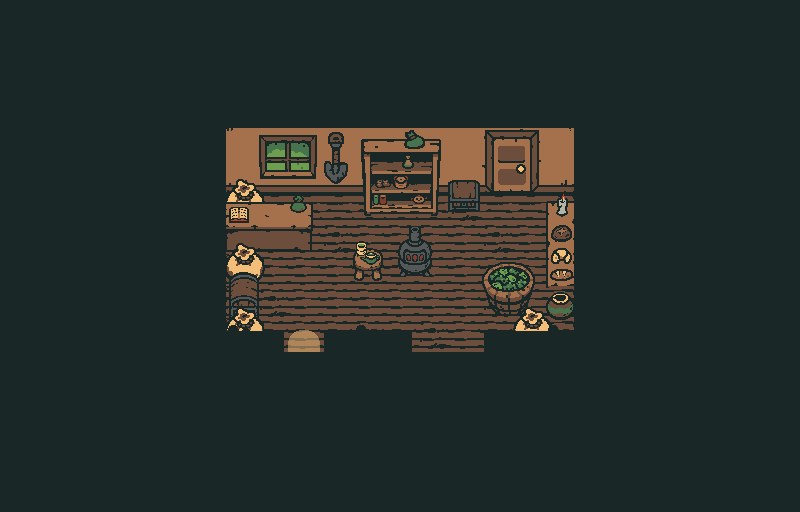

Tiled map render using the project's own tile images. Description and the map definition, with tile-layer contents summarised, below:
An orthogonal 25x16 tile map with 32x32 px tiles, 4 tile layers (FLOOR, MIDDLE, ABOVE, OVERHEAD), 2 tilesets and 32 objects (12x text, portal, shopkeep, smoke, wood).

<map version="1.0" tiledversion="1.0.2" orientation="orthogonal" renderorder="right-down" width="25" height="16" tilewidth="32" tileheight="32" nextobjectid="226">
 <tileset firstgid="1" source="tilesets/objects.tsx" />
 <tileset firstgid="5" source="tilesets/shop.tsx" />
 <layer name="FLOOR" width="25" height="16">
  <data>[400 cells, 384 non-empty, 17 distinct tile ids]</data>
 </layer>
 <layer name="MIDDLE" width="25" height="16">
  <data>[400 cells, 44 non-empty, 33 distinct tile ids]</data>
 </layer>
 <layer name="ABOVE" width="25" height="16">
  <data>[400 cells, 20 non-empty, 14 distinct tile ids]</data>
 </layer>
 <layer name="OVERHEAD" width="25" height="16">
  <data>[400 cells, 331 non-empty, 5 distinct tile ids]</data>
 </layer>
 <objectgroup color="#50734a" name="COLLISION" opacity="0.5">
  <object id="166" x="0" y="0" width="224" height="576" />
  <object id="167" x="224" y="0" width="352" height="192" />
  <object id="168" x="576" y="0" width="192" height="576" />
  <object id="169" x="224" y="360" width="64" height="216" />
  <object id="171" x="320" y="360" width="256" height="216" />
  <object id="188" x="288" y="392" width="32" height="184" />
  <object id="204" x="224" y="216" width="88" height="32" />
  <object id="205" x="320" y="344" width="96" height="16" />
  <object id="206" x="480" y="344" width="96" height="16" />
  <object id="207" x="224" y="344" width="64" height="16" />
  <object id="208" x="224" y="248" width="40" height="96" />
  <object id="209" x="544" y="216" width="32" height="88" />
  <object id="210" x="360" y="192" width="120" height="24" />
  <object id="212" x="512" y="320" width="40" height="24" />
  <object id="221" x="352" y="256" width="80" height="24" />
  <object id="222" x="480" y="280" width="56" height="32" />
 </objectgroup>
 <objectgroup name="ENTITIES" opacity="0.64">
  <object id="172" name="portal" gid="4" x="288" y="392" width="32" height="32">
   <properties>
    <property name="DEST" value="FOREST,33,42" />
    <property name="TYPE" value="PORTAL" />
   </properties>
  </object>
  <object id="178" name="text" gid="1" x="608" y="384" width="32" height="32">
   <properties>
    <property name="ID" value="DESC" />
    <property name="TEXT">You can't understand any of the books on this shelf.
The pictures are nice, though.</property>
    <property name="TYPE" value="NPC" />
   </properties>
  </object>
  <object id="179" name="text" gid="1" x="608" y="256" width="32" height="32">
   <properties>
    <property name="ID" value="DESC" />
    <property name="TEXT">A fire is gently flickering in the fireplace.
It gives the whole room a cozy warmth.</property>
    <property name="TYPE" value="NPC" />
   </properties>
  </object>
  <object id="180" name="text" gid="1" x="608" y="352" width="32" height="32">
   <properties>
    <property name="ID" value="DESC" />
    <property name="TEXT" value="This tiny plant looks like it's doing its best." />
    <property name="TYPE" value="NPC" />
   </properties>
  </object>
  <object id="183" name="text" gid="1" x="608" y="320" width="32" height="32">
   <properties>
    <property name="ID" value="DESC" />
    <property name="TEXT">A strange painting that makes you feel 
something you've never felt before.</property>
    <property name="TYPE" value="NPC" />
   </properties>
  </object>
  <object id="184" name="text" gid="1" x="608" y="288" width="32" height="32">
   <properties>
    <property name="ID" value="DESC" />
    <property name="TEXT" value="A painting that fills you with an odd sense of nostalgia." />
    <property name="TYPE" value="NPC" />
   </properties>
  </object>
  <object id="186" name="shopkeep" gid="1" x="264" y="216" width="32" height="24">
   <properties>
    <property name="ID" value="SHOPKEEPER" />
    <property name="IMAGE" value="shopkeeper" />
    <property name="INTERACTYDISP" value="-32" />
    <property name="TEXT">Howdy, traveller! I hope you're enjoying this place.
I'm afraid I've got nothing for sale right now,
but I hope to see you again soon.</property>
    <property name="TYPE" value="NPC" />
   </properties>
  </object>
  <object id="190" name="text" gid="1" x="488" y="192" width="48" height="32">
   <properties>
    <property name="ID" value="DESC" />
    <property name="TEXT" value="It's locked. What a shame!" />
    <property name="TYPE" value="NPC" />
   </properties>
  </object>
  <object id="203" name="text" gid="1" x="488" y="312" width="40" height="32">
   <properties>
    <property name="ID" value="DESC" />
    <property name="TEXT">It's full of some strange vegetable.
They're weirdly shaped but smell nice and fresh.</property>
    <property name="TYPE" value="NPC" />
   </properties>
  </object>
  <object id="214" name="text" gid="1" x="352" y="280" width="32" height="24">
   <properties>
    <property name="ID" value="DESC" />
    <property name="TEXT">Some green tea that's been put out for customers.
It's warm!</property>
    <property name="TYPE" value="NPC" />
   </properties>
  </object>
  <object id="215" name="text" gid="1" x="544" y="296" width="32" height="64">
   <properties>
    <property name="ID" value="DESC" />
    <property name="TEXT">Freshly baked bread.
Ohhh, it smells really tasty...</property>
    <property name="TYPE" value="NPC" />
   </properties>
  </object>
  <object id="216" name="text" gid="1" x="368" y="216" width="64" height="48">
   <properties>
    <property name="ID" value="DESC" />
    <property name="TEXT">Various strange items fill this shelf.
It looks like equipment for travellers.</property>
    <property name="TYPE" value="NPC" />
   </properties>
  </object>
  <object id="218" name="text" gid="1" x="400" y="280" width="32" height="32">
   <properties>
    <property name="ID" value="DESC" />
    <property name="TEXT">Some wood crackles in this iron stove.
It keeps this shop nice and warm.</property>
    <property name="TYPE" value="NPC" />
   </properties>
  </object>
  <object id="223" name="text" gid="1" x="272" y="216" width="32" height="24">
   <properties>
    <property name="ID" value="DESC" />
    <property name="TEXT">(Psst... you're supposed to stand in front of
the desk.)</property>
    <property name="TYPE" value="NPC" />
   </properties>
  </object>
  <object id="225" name="smoke" gid="3" x="400" y="232" width="32" height="32">
   <properties>
    <property name="DURATION" value="60" />
    <property name="GRAPHIC" value="smoke" />
    <property name="INTERVAL" value="66" />
    <property name="TYPE" value="emitter" />
   </properties>
  </object>
 </objectgroup>
 <objectgroup name="SLOPES" />
 <objectgroup color="#32e3c6" name="TERRAIN" visible="0">
  <object id="224" name="wood" x="216" y="120" width="368" height="240" />
 </objectgroup>
</map>
